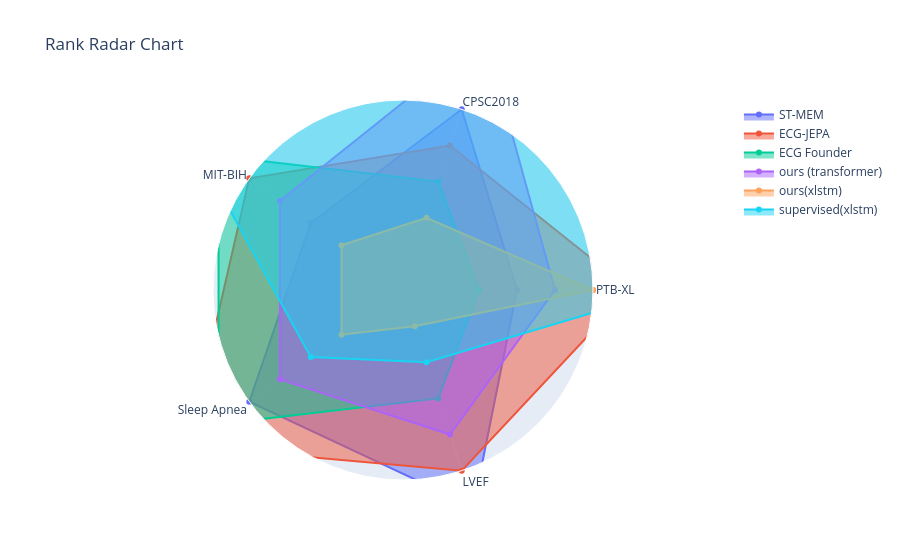

Write notebook code for a chart like this one.
### Code cell
categories_closed = categories + [categories[0]]

fig = go.Figure()

for idx, row in df_ranked_r.iterrows():
    values = row.tolist() + [row.tolist()[0]]  # close the loop
    fig.add_trace(go.Scatterpolar(
        r=values,
        theta=categories_closed,
        fill='toself',
        name=idx,
        line=dict(width=2)
    ))

fig.update_layout(
    polar=dict(
        radialaxis=dict(visible=False, range=[-1, 4])
    ),
    showlegend=True,
    title="Rank Radar Chart"
)

fig.show()

### Figure 1 — Plotly figure (JSON) as saved in the notebook; plotly's stock layout.template omitted (floating-point values rounded to 4 significant figures)
{"data": [{"fill": "toself", "line": {"width": 2}, "name": "ST-MEM", "r": [2, 4, 2, 4, 5, 2], "theta": ["PTB-XL", "CPSC2018", "MIT-BIH", "Sleep Apnea", "LVEF", "PTB-XL"], "type": "scatterpolar"}, {"fill": "toself", "line": {"width": 2}, "name": "ECG-JEPA", "r": [5, 3, 4, 6, 4, 5], "theta": ["PTB-XL", "CPSC2018", "MIT-BIH", "Sleep Apnea", "LVEF", "PTB-XL"], "type": "scatterpolar"}, {"fill": "toself", "line": {"width": 2}, "name": "ECG Founder", "r": [1, 2, 5, 5, 2, 1], "theta": ["PTB-XL", "CPSC2018", "MIT-BIH", "Sleep Apnea", "LVEF", "PTB-XL"], "type": "scatterpolar"}, {"fill": "toself", "line": {"width": 2}, "name": "ours (transformer)", "r": [3, 6, 3, 3, 3, 3], "theta": ["PTB-XL", "CPSC2018", "MIT-BIH", "Sleep Apnea", "LVEF", "PTB-XL"], "type": "scatterpolar"}, {"fill": "toself", "line": {"width": 2}, "name": "ours(xlstm)", "r": [4, 1, 1, 1, 0, 4], "theta": ["PTB-XL", "CPSC2018", "MIT-BIH", "Sleep Apnea", "LVEF", "PTB-XL"], "type": "scatterpolar"}, {"fill": "toself", "line": {"width": 2}, "name": "supervised(xlstm)", "r": [6, 5, 6, 2, 1, 6], "theta": ["PTB-XL", "CPSC2018", "MIT-BIH", "Sleep Apnea", "LVEF", "PTB-XL"], "type": "scatterpolar"}], "layout": {"polar": {"radialaxis": {"range": [-1, 4], "visible": false}}, "showlegend": true, "title": {"text": "Rank Radar Chart"}}}
